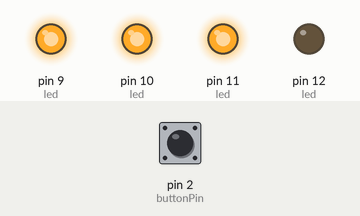
Simulated run of this sketch. Board: Arduino Uno, built with avr-gcc and run on an emulated ATmega328P. Shown: output pins drawn as LEDs (lit = HIGH). Dashed ring = blinking. The test bench sets the inputs (shaded band); at power-on: pin 2 (buttonPin) LOW.

Above: at 1.2 s.
1.3 s: pin 2 (buttonPin) pulled HIGH for 0.15 s
At 3.0 s:
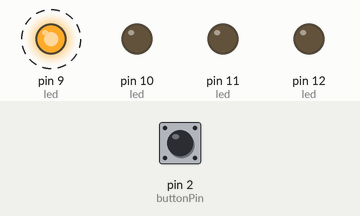
At 4.6 s:
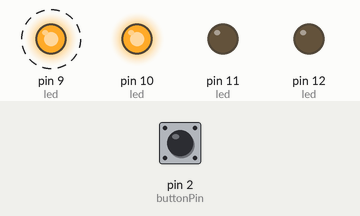
Timing chart, 0 to 19.4 s (numbered marks = the images above; inputs shaded):
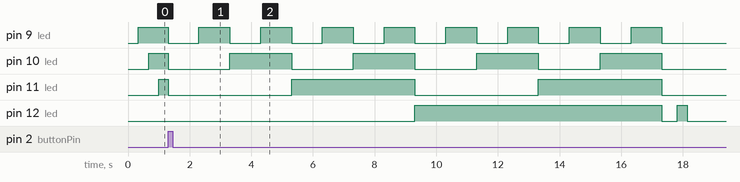

Measured:
- after the input at 1.3 s, pin 9 (led): alternates HIGH for 1.0 s and LOW for 1.0 s, 17 changes in all, then stays LOW, starting at once; pin 10 (led): alternates HIGH for 2.0 s and LOW for 2.0 s, starting at once; pin 11 (led): alternates HIGH for 4.0 s and LOW for 4.0 s, starting at once

The sketch:

Programa_3_M.ino
```cpp
//Ian Kersz - Cartão UFRGS: 00338368
//13.03.22

//LEDs acendem em ordem crescente e apagam em ordem decrescente,
//Ao pressionar o botão, os lEDs viram um contador de bits
//Após isso, retornam a sua função normal
//Agora sem mais o bugo do delay!

//Variaveis e Definições globais (É possivel fazer o contador ter quantos bits quiser)
#define TAM 3   //Quantidade de LEDs (sempre -1 do que no real)
#define TEM 1000    //Delay de todas as atividades em Millisegundos
const int led[TAM + 1] = {12,11,10,9};  //Adicionar portas dos LEDs
const int buttonPin = 2; //Porta do botão
unsigned long previousMillis = 0;   //variavel para o delay
int k = TAM, l = 0; //Variaveis utilizada para piscar

void TODOS(int estado)  //Criação da função para apagar todos os LEDs
{
    for (int i = TAM; i >= 0; i--)
        digitalWrite(led[i], estado);
}

void CONTADOR() //Criação da função para LEDs serem um contador de 4 bits
{
    int arr[TAM + 1] = {0};   //Definição do array para contar os bits

    for (int i = 0; i < pow(2, TAM + 1); i++)  //Loop para contar até 16
    {
        for (int j = TAM; j >= 0; j--)  //Matematica para configurar Posição On/Off no array
            arr[j]= i / (int)ceil(pow(2, TAM - j)) % 2;

        for (int j = 0; j <= TAM; j++)  //Loop On/Off LED da posição j
        {
            if (arr[j] == 1)
                digitalWrite(led[j], 1);
            else
                digitalWrite(led[j], 0);
        }
        delay(TEM);
    }
    TODOS(0);
    delay(TEM / 2);
}

void setup()    //Setup das portas do arduino
{
    for (int i = 0; i <= TAM; i++)  //Loop para configurar todos os LEDs e botão
        pinMode(led[i], OUTPUT);

    pinMode(buttonPin, INPUT);
}

void loop() //Loop de execução do arduino
{
    unsigned long currentMillis = millis(); //Diz quanto tempo se passou desde a inicialização do arduino
    if (currentMillis - previousMillis >= TEM/3) //Condicional para o delay sem bug
    {
        previousMillis = currentMillis; //Salva para utiliza a diferença na condicional acima
        if(l == 0)  //Liga os LEDs em ordem crescente
        {
            if (k == 0) //Troca a ordem
                l = 1;
            digitalWrite(led[k], 1);
            k--;
        }
        if(l == 1)  //Liga os LEDs em ordem decrescente
        {
            if (k == TAM)   //Troca a ordem
                l = 0;
            digitalWrite(led[k], 0);
            k++;
        }
    }
    if (digitalRead(buttonPin) == 1)    //Inicia o contador caso o botão seja pressionao
        CONTADOR();
}
```
